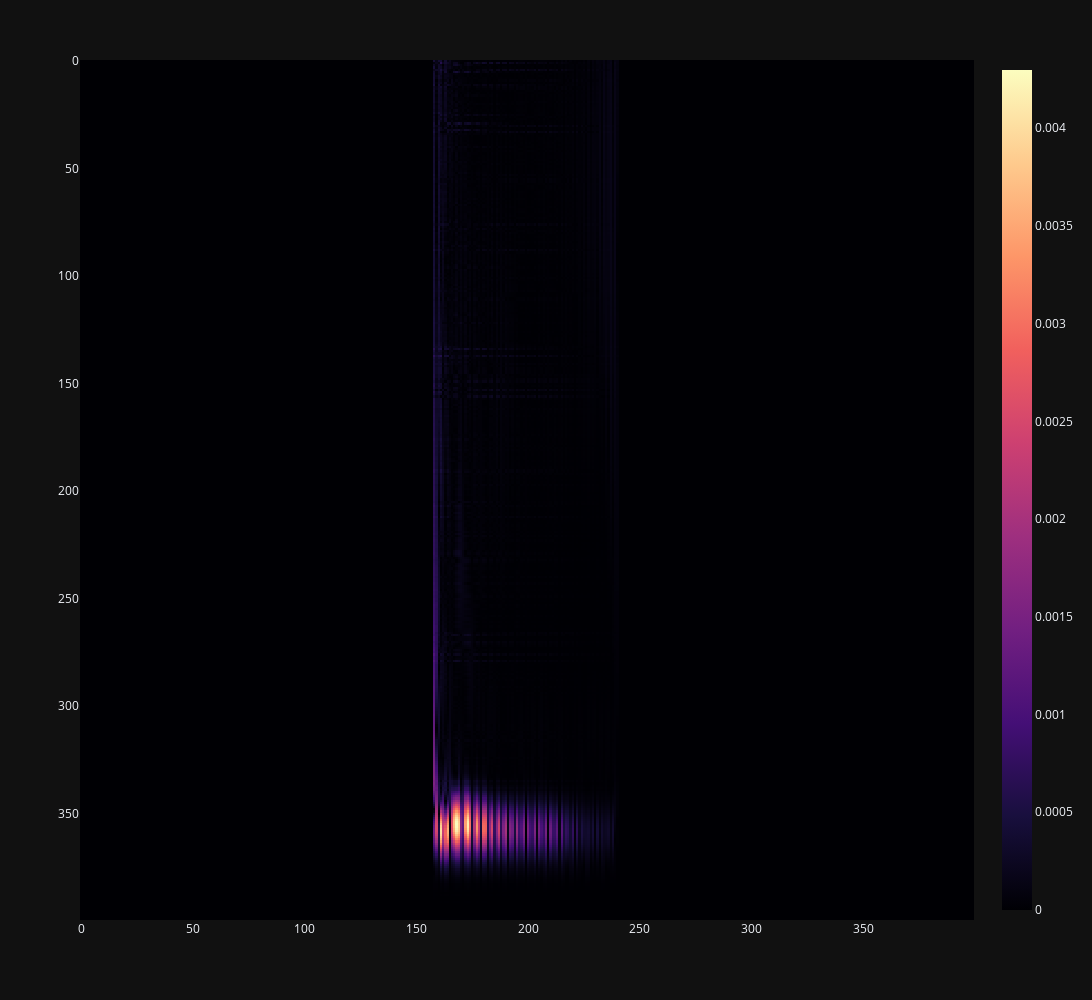

Notebook cell for this chart:
### Code cell
fig = px.imshow(np.flip(np.flip(o2),axis = 1),template="plotly_dark",color_continuous_scale=px.colors.sequential.Magma,aspect = "auto")
fig.update_layout(
autosize=False,
width=2000,
height=1000,
)
fig.show()

### Figure 1 — Plotly figure (JSON) as saved in the notebook; plotly's stock layout.template omitted (floating-point values rounded to 4 significant figures; data arrays with more than 128 entries replaced by an {"elided": "..."} marker saying what was removed)
{"data": [{"coloraxis": "coloraxis", "hovertemplate": "x: %{x}<br>y: %{y}<br>color: %{z}<extra></extra>", "name": "0", "type": "heatmap", "xaxis": "x", "yaxis": "y", "z": {"elided": "400x400 float values"}}], "layout": {"autosize": false, "coloraxis": {"colorscale": [[0, "#000004"], [0.1111, "#180f3d"], [0.2222, "#440f76"], [0.3333, "#721f81"], [0.4444, "#9e2f7f"], [0.5556, "#cd4071"], [0.6667, "#f1605d"], [0.7778, "#fd9668"], [0.8889, "#feca8d"], [1, "#fcfdbf"]]}, "height": 1000, "margin": {"t": 60}, "width": 2000, "xaxis": {"anchor": "y", "domain": [0, 1]}, "yaxis": {"anchor": "x", "autorange": "reversed", "domain": [0, 1]}}}
